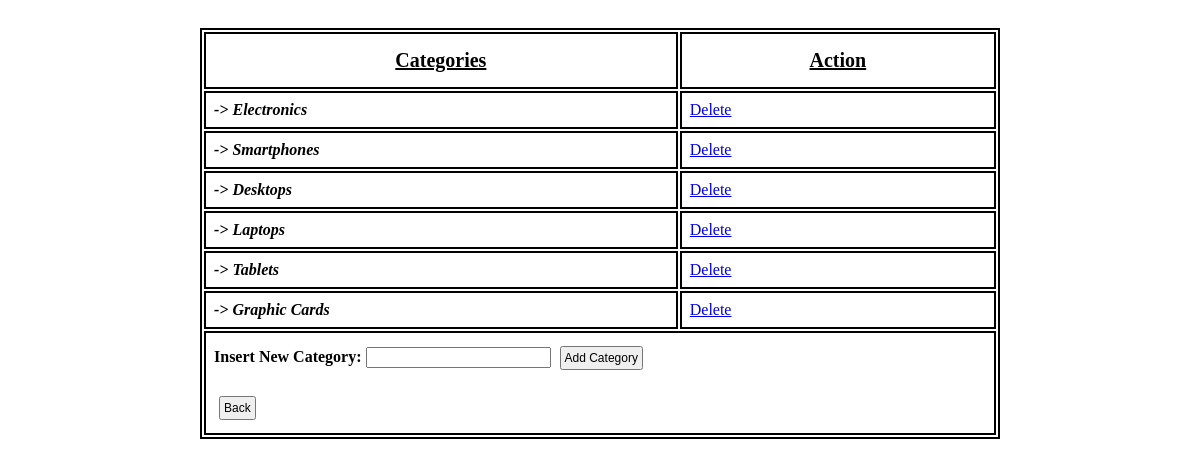
Screenshot of /Admin/ManageCats.php with the database file from the repository.
### tables this page shows
CREATE TABLE `categories` (
  `cat_id` int(11) NOT NULL,
  `cat_name` text NOT NULL
);

### Admin/ManageCats.php (the view, shortened to what this page needs)
<div class="content_area" style="overflow:scroll; overflow-x:hidden;">
    <table>
        <thead>
            <tr>
                <th><u>Categories</u></th>
                <th><u>Action</u></th>
            </tr>
        </thead>
        <tbody>
            <?php
            $fetchcat = "SELECT * FROM categories";
            $runfetchcat = mysqli_query($conn, $fetchcat);
            while ($row_pro = mysqli_fetch_array($runfetchcat)) {
                $cat_id = $row_pro['cat_id'];
                $cat_name = $row_pro['cat_name'];
                echo "<tr>
                <td><i><b>->&nbsp;$cat_name</b></i></td>
                <td><a href='deletecat.php?cat_id=$cat_id'>Delete</a></td>
            </tr>";
            } ?>
        </tbody>
        <tfoot>
            <tr>
                <td colspan="2">
                    <form action="#" method="POST">
                        <b>Insert New Category:</b>&nbsp;<input type="text" name="newcat" required />
                        <input type="submit" class="btn-success" name="catinsert" value="Add Category" />
                    </form>
                    <button class="btn-success" onclick="window.location='home.php';">Back</button>
                </td>
            </tr>
        </tfoot>
    </table>
</div>

### Admin/ManageCats.php (style rules this page uses)
table { border: 2px solid black; width: 800px; height: 400px; margin: auto; margin-top: 20px; }
td { border: 2px solid black; padding: 8px; }
th { border: 2px solid black; padding: 15px; font-size: 20px; }
.btn-success { font-size: 12px; padding: 3px; margin: 5px; }

### rows the page displays
categories: cat_name "Electronics"
categories: cat_name "Smartphones"
categories: cat_name "Desktops"
categories: cat_name "Laptops"
categories: cat_name "Tablets"
categories: cat_name "Graphic Cards"
